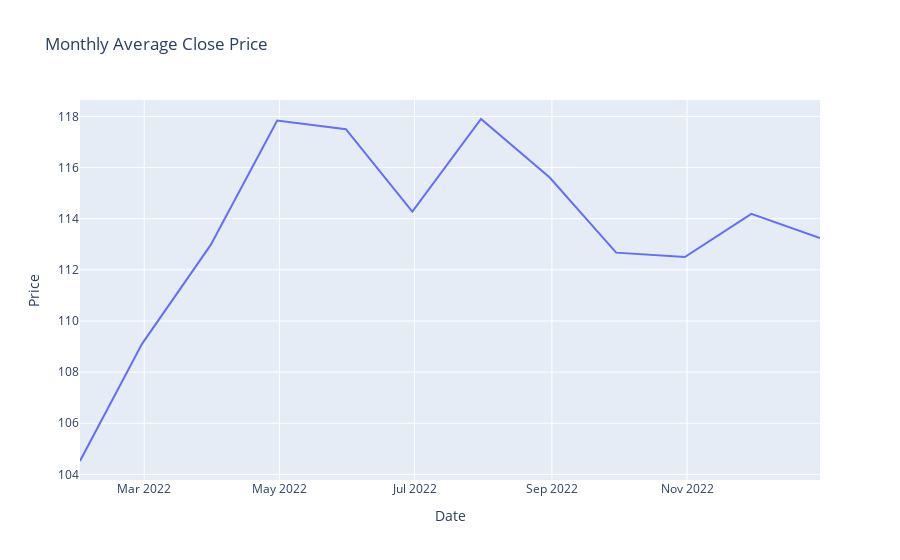

Here is the notebook cell this chart was saved with:
### Code cell
# 월별 평균 종가 계산 (리샘플링)
# 월별 평균 종가 계산
monthly_avg = stock_df['Close'].resample('M').mean()

# DataFrame으로 변환하여 시각화하기 위한 전처리
monthly_avg_df = monthly_avg.reset_index()
monthly_avg_df.columns = ['Date', 'Average Close Price']

# 선 그래프 생성
fig = px.line(monthly_avg_df, 
              x='Date', 
              y='Average Close Price',
              title='Monthly Average Close Price')

# x축 레이블 포맷 설정
fig.update_xaxes(title='Date')
fig.update_yaxes(title='Price')

# 그래프 표시
fig.show()

### Figure 1 — Plotly figure (JSON) as saved in the notebook; plotly's stock layout.template omitted (floating-point values rounded to 4 significant figures)
{"data": [{"hovertemplate": "Date=%{x}<br>Average Close Price=%{y}<extra></extra>", "legendgroup": "", "line": {"color": "#636efa", "dash": "solid"}, "marker": {"symbol": "circle"}, "mode": "lines", "name": "", "orientation": "v", "showlegend": false, "type": "scatter", "x": ["2022-01-31T00:00:00", "2022-02-28T00:00:00", "2022-03-31T00:00:00", "2022-04-30T00:00:00", "2022-05-31T00:00:00", "2022-06-30T00:00:00", "2022-07-31T00:00:00", "2022-08-31T00:00:00", "2022-09-30T00:00:00", "2022-10-31T00:00:00", "2022-11-30T00:00:00", "2022-12-31T00:00:00"], "xaxis": "x", "y": [104.5, 109.1, 113.0, 117.8, 117.5, 114.3, 117.9, 115.6, 112.7, 112.5, 114.2, 113.2], "yaxis": "y"}], "layout": {"legend": {"tracegroupgap": 0}, "title": {"text": "Monthly Average Close Price"}, "xaxis": {"anchor": "y", "domain": [0, 1], "title": {"text": "Date"}}, "yaxis": {"anchor": "x", "domain": [0, 1], "title": {"text": "Price"}}}}
